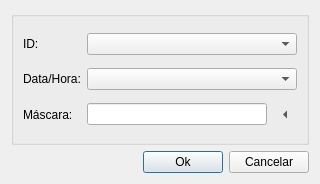
<?xml version="1.0" encoding="UTF-8"?>
<ui version="4.0">
 <class>PcdWfsDialogForm</class>
 <widget class="QDialog" name="PcdWfsDialogForm">
  <property name="geometry">
   <rect>
    <x>0</x>
    <y>0</y>
    <width>320</width>
    <height>184</height>
   </rect>
  </property>
  <property name="windowTitle">
   <string>Atributos do layer WFS</string>
  </property>
  <layout class="QGridLayout" name="gridLayout_4">
   <item row="0" column="0">
    <widget class="QGroupBox" name="groupBox">
     <property name="title">
      <string/>
     </property>
     <layout class="QGridLayout" name="gridLayout">
      <item row="1" column="1">
       <widget class="QComboBox" name="wfsTimestampAttrCmb">
        <property name="toolTip">
         <string>Atributo do layer WFS que representa a data/hora de uma coleta</string>
        </property>
       </widget>
      </item>
      <item row="0" column="1">
       <widget class="QComboBox" name="wfsIdAttrCmb">
        <property name="toolTip">
         <string>Atributo do layer WFS que representa o identificador da PCD</string>
        </property>
       </widget>
      </item>
      <item row="2" column="1">
       <layout class="QGridLayout" name="gridLayout_3">
        <item row="0" column="0">
         <widget class="QLineEdit" name="wfsTimestampMaskLed">
          <property name="toolTip">
           <string>Máscara do atributo data/hora</string>
          </property>
         </widget>
        </item>
        <item row="0" column="1">
         <widget class="QToolButton" name="wfsTimestampMaskToolBtn">
          <property name="text">
           <string/>
          </property>
          <property name="autoRaise">
           <bool>true</bool>
          </property>
          <property name="arrowType">
           <enum>Qt::LeftArrow</enum>
          </property>
         </widget>
        </item>
       </layout>
      </item>
      <item row="1" column="0">
       <widget class="QLabel" name="label_2">
        <property name="text">
         <string>Data/Hora:</string>
        </property>
       </widget>
      </item>
      <item row="2" column="0">
       <widget class="QLabel" name="label_3">
        <property name="text">
         <string>Máscara:</string>
        </property>
       </widget>
      </item>
      <item row="0" column="0">
       <widget class="QLabel" name="label">
        <property name="text">
         <string>ID:</string>
        </property>
       </widget>
      </item>
     </layout>
    </widget>
   </item>
   <item row="1" column="0">
    <layout class="QGridLayout" name="gridLayout_2">
     <item row="0" column="0">
      <spacer>
       <property name="orientation">
        <enum>Qt::Horizontal</enum>
       </property>
       <property name="sizeHint" stdset="0">
        <size>
         <width>40</width>
         <height>20</height>
        </size>
       </property>
      </spacer>
     </item>
     <item row="0" column="1">
      <widget class="QPushButton" name="okBtn">
       <property name="enabled">
        <bool>true</bool>
       </property>
       <property name="toolTip">
        <string>&lt;html&gt;&lt;head&gt;&lt;meta name=&quot;qrichtext&quot; content=&quot;1&quot; /&gt;&lt;style type=&quot;text/css&quot;&gt;
p, li { white-space: pre-wrap; }
&lt;/style&gt;&lt;/head&gt;&lt;body style=&quot; font-family:'MS Shell Dlg 2'; font-size:8.25pt; font-weight:400; font-style:normal;&quot;&gt;
&lt;p style=&quot; margin-top:0px; margin-bottom:0px; margin-left:0px; margin-right:0px; -qt-block-indent:0; text-indent:0px;&quot;&gt;Salvar alterações&lt;/p&gt;&lt;/body&gt;&lt;/html&gt;</string>
       </property>
       <property name="text">
        <string>Ok</string>
       </property>
       <property name="icon">
        <iconset theme="confirm">
         <normaloff/>
        </iconset>
       </property>
      </widget>
     </item>
     <item row="0" column="2">
      <widget class="QPushButton" name="cancelBtn">
       <property name="toolTip">
        <string>&lt;html&gt;&lt;head&gt;&lt;meta name=&quot;qrichtext&quot; content=&quot;1&quot; /&gt;&lt;style type=&quot;text/css&quot;&gt;
p, li { white-space: pre-wrap; }
&lt;/style&gt;&lt;/head&gt;&lt;body style=&quot; font-family:'MS Shell Dlg 2'; font-size:8.25pt; font-weight:400; font-style:normal;&quot;&gt;
&lt;p style=&quot; margin-top:0px; margin-bottom:0px; margin-left:0px; margin-right:0px; -qt-block-indent:0; text-indent:0px; font-size:8pt;&quot;&gt;Cancelar alterações&lt;/p&gt;&lt;/body&gt;&lt;/html&gt;</string>
       </property>
       <property name="text">
        <string>Cancelar</string>
       </property>
       <property name="icon">
        <iconset theme="cancel">
         <normaloff/>
        </iconset>
       </property>
      </widget>
     </item>
    </layout>
   </item>
  </layout>
 </widget>
 <resources/>
 <connections/>
</ui>
